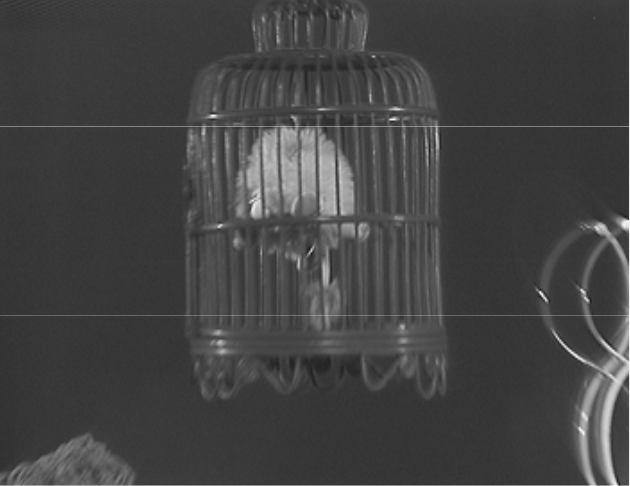
#> input picture asserts/images/bird.png, 630 x 486 px
$ python rotate.py
#> lines starting #> are read from the running program, lines starting #| are printed output that depends on the picture
#> further down, image is the input picture: shape (486, 630, 3); min 17, max 254, mean 67.2
### src/__utils__/general.py
import cv2
import pickle


def show_image(image, name='Image'):
    cv2.imshow(name, image)
    cv2.waitKey()
    cv2.destroyAllWindows()


# [10 lines left out: functions pickle_dump_object, pickle_load_object, not called in this run]

### src/geometrix/rotate.py
"""
@author: KhanhLQ
Goals:
    - Rotate an image theta radius and in different positions
"""

import cv2
import numpy as np
import math
from __utils__.general import show_image


def manual_rotate(image):
    height = image.shape[0]
    width = image.shape[1]

    # clone origin image
    out = image.copy()

    theta = math.pi / 4
    root = [100, 100]
    rotation_matrix = np.array(
        [[math.cos(theta), -math.sin(theta)],
         [math.sin(theta), math.cos(theta)]])

    for x in range(0, height - 1):
        for y in range(0, width - 1):
            position_vector = np.array([
                [x - root[0]],
                [y - root[1]]
            ])
            (x_src, y_src) = rotation_matrix.dot(position_vector)
            try:
                out[x][y] = image[int(x_src)][int(y_src)]
            except Exception as e:
                out[x][y] = 0

    return out


def opencv_rotate(image=None, angle=None, scale=None):
    if image is None:
        raise Exception('Image cannot be None')
    if angle is None:
        raise Exception('Angle cannot be None')
    if scale is None:
        scale = 1
    rows, cols, _ = image.shape
    M = cv2.getRotationMatrix2D((rows / 2, cols / 2), angle, scale)
    dst = cv2.warpAffine(image, M, (cols * 2, rows * 2))
    return dst


def rotate_without_cropped(image=None, angle=None, scale=None):
#> called with angle = 45, scale = 1
    if image is None:
        raise Exception('Image cannot be None')
    if angle is None:
        raise Exception('Angle cannot be None')
    if scale is None:
        scale = 1
    height, width = image.shape[:2]
#> height = 486; width = 630

    # Get rotation matrix for rotating around its center
    center = (width / 2, height / 2)
#> center = (315, 243)
    rotation_mat = cv2.getRotationMatrix2D(center, angle, scale)

    radians = math.radians(angle)
    sin = math.sin(radians)
    cos = math.cos(radians)
    bound_w = int((height * abs(sin)) + (width * abs(cos)))
#> bound_w = 789
    bound_h = int((height * abs(cos)) + (width * abs(sin)))
#> bound_h = 789

    rotation_mat[0, 2] += ((bound_w / 2) - center[0])
    rotation_mat[1, 2] += ((bound_h / 2) - center[1])

    rotated_mat = cv2.warpAffine(image, rotation_mat, (bound_w, bound_h))
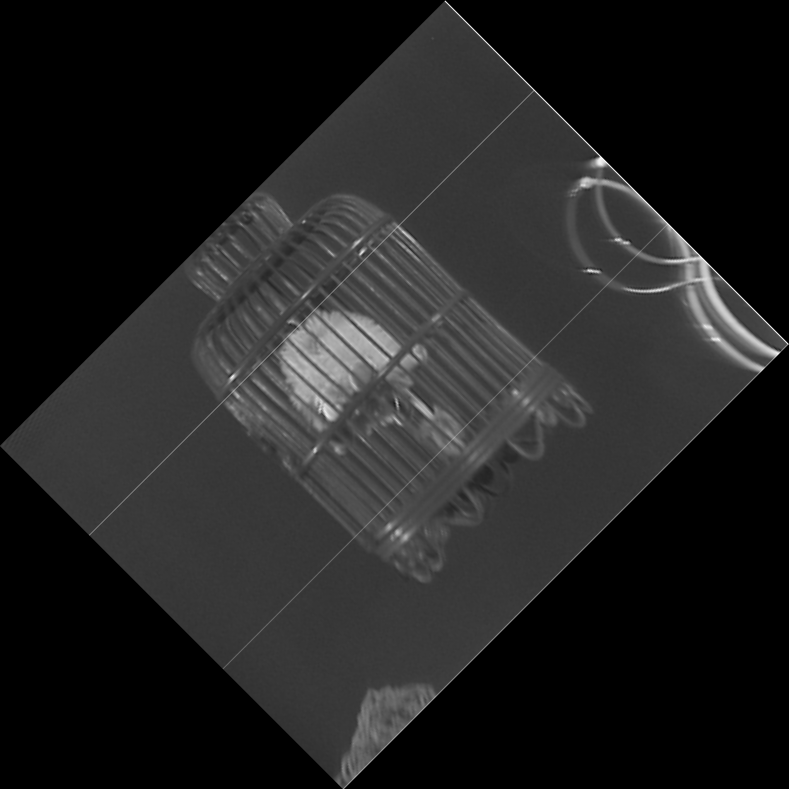
#> rotated_mat: shape (789, 789, 3); min 0, max 254, mean 33.1
    return rotated_mat


if __name__ == '__main__':
    image_path = '../../asserts/images/bird.png'
    image = cv2.imread(image_path)

    # rotated_image = opencv_rotate(image=image, angle=45, scale=1)
    rotated_image = rotate_without_cropped(image=image, angle=45, scale=1)

    show_image(rotated_image)
